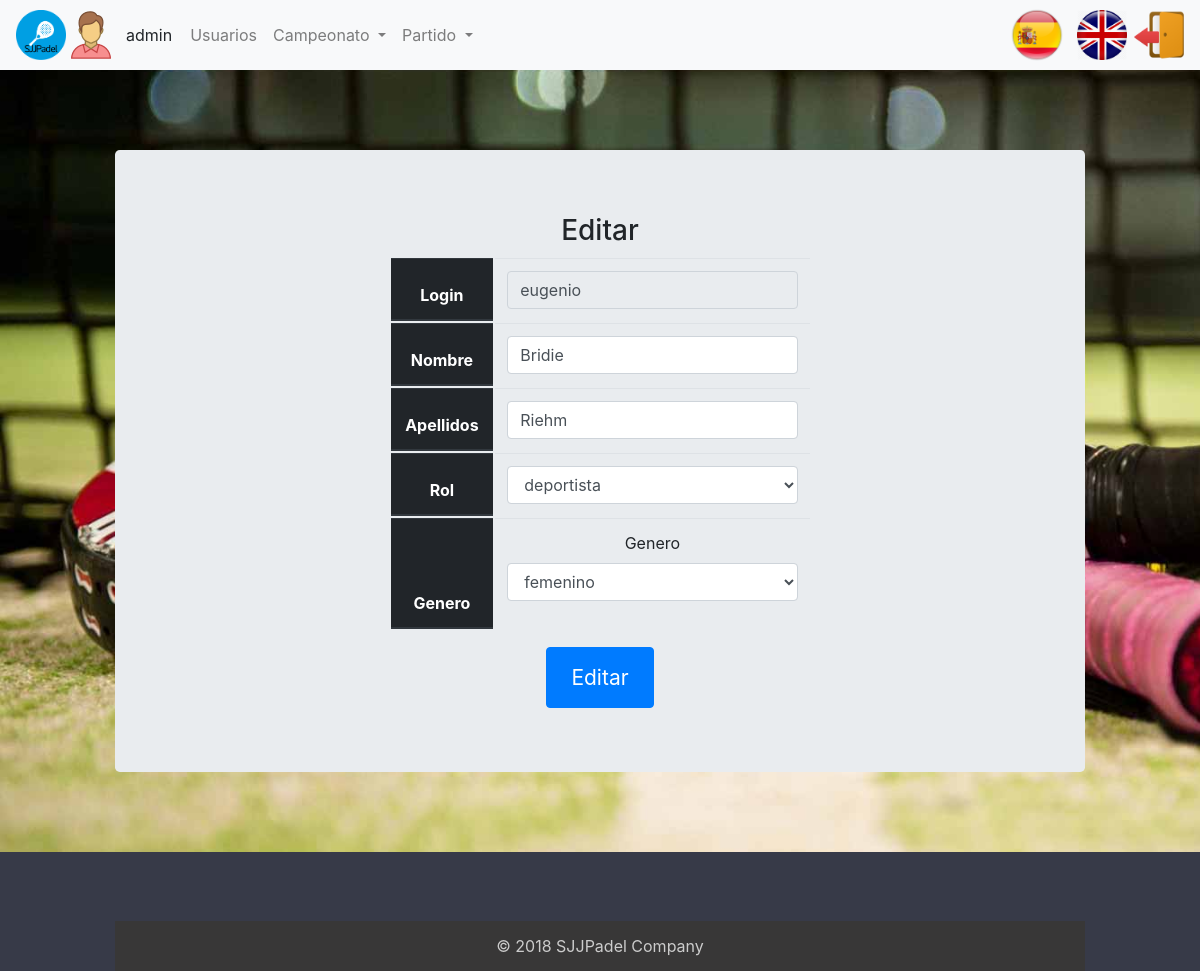
The app's page /index.php?controller=users&action=edit&login=eugenio (signed in), older data.
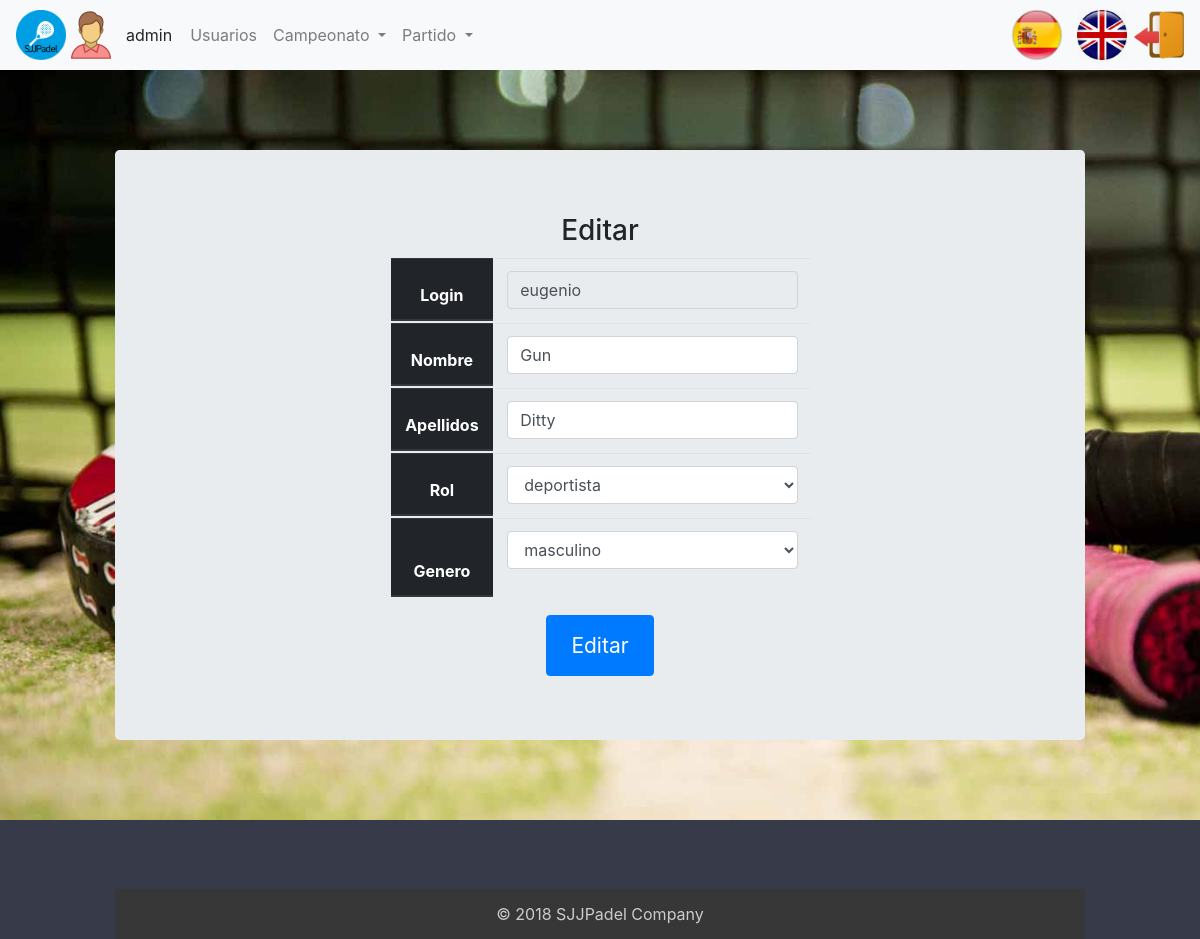
The same page, newer data.
### tables this page shows
CREATE TABLE `usuario` (
  `login` varchar(20) NOT NULL,
  `nombre` varchar(20) NOT NULL,
  `apellidos` varchar(45) DEFAULT NULL,
  `pass` varchar(20) DEFAULT NULL,
  `rol` char(1) DEFAULT NULL,
  `genero` varchar(10) DEFAULT NULL
);

### core/ViewManager.php (called while the page is built, shortened)
<?php
class ViewManager {
	private $variables = array();
	public function setVariable($varname, $value, $flash=false) {
		$this->variables[$varname] = $value;
	}
	public function getVariable($varname, $default=NULL) {
		if (!isset($this->variables[$varname])) {
			return $default;
		}
		return $this->variables[$varname];
	}
	public function render($controller, $viewname) {
		include(__DIR__."/../view/$controller/$viewname.php");
	}
	private static $viewmanager_singleton = NULL;
	public static function getInstance() {
		if (self::$viewmanager_singleton == null) {
			self::$viewmanager_singleton = new ViewManager();
		}
		return self::$viewmanager_singleton;
	}
}

### controller/UsersController.php (called while the page is built, shortened)
<?php
require_once(__DIR__."/../core/ViewManager.php");
require_once(__DIR__."/../core/I18n.php");
require_once(__DIR__."/../model/User.php");
require_once(__DIR__."/../model/UserMapper.php");
class UsersController extends BaseController {
	public function edit(){
		$userMapper = new UserMapper();
		$datos = $userMapper->getDatos($_REQUEST['login']);
		$this->view->setVariable("datosUsuario", $datos);
		$this->view->render("users", "edit");
	}
}

### index.php (called while the page is built, shortened)
<?php
function run() {
	try {
		$controller = loadController($_GET["controller"]);
		$actionName = $_GET["action"];
		$controller->$actionName();
	} catch(Exception $ex) {
		die("An exception occured!!!!!".$ex->getMessage());
	}
}
function loadController($controllerName) {
	return new $controllerClassName();
}
run();
?>

### core/I18n.php (called while the page is built, shortened)
<?php
class I18n {
	private $messages;
	public function setLanguage($language) {
		$this->messages = $i18n_messages;
	}
	public function i18n($key) {
		if (isset($this->messages[$key])){
			return $this->messages[$key];
		}else{
			return $key;
		}
	}
	private static $i18n_singleton = null;
	public static function getInstance() {
		if (self::$i18n_singleton == NULL) {
			self::$i18n_singleton = new I18n();
		}
		return self::$i18n_singleton;
	}
}
function i18n($key) {
	return I18n::getInstance()->i18n($key);
}

### model/User.php (called while the page is built, shortened)
<?php
class User {
	private $login;
	private $username;
	private $surname;
	private $rol;
	private $gender;
	public function __construct($login=NULL,$username=NULL,$surname=NULL,$pass=NULL,$rol=NULL,$gender=NULL) {
		$this->login = $login;
		$this->username = $username;
		$this->surname = $surname;
		$this->rol = $rol;
		$this->gender = $gender;
	}
	public function getLogin() {
		return $this->login;
	}
	public function getUsername() {
		return $this->username;
	}
	public function getSurname() {
		return $this->surname;
	}
	public function getRol() {
		return $this->rol;
	}
	public function getGender() {
		return $this->gender;
	}
}

### model/UserMapper.php (called while the page is built, shortened)
<?php
require_once(__DIR__."/../core/PDOConnection.php");
class UserMapper {
	private $db;
	public function __construct() {
		$this->db = PDOConnection::getInstance();
	}
	public function getDatos($login){
		$stmt = $this->db->prepare("SELECT * FROM usuario where login=?");
		$stmt->execute(array($login));
		$toret_db = $stmt->fetchAll(PDO::FETCH_ASSOC);
		$user = null;
		foreach ($toret_db as $datos) {
			$user = new User(
				$datos['login'],
				$datos['nombre'],
				$datos['apellidos'],
				$datos['pass'],
				$datos['rol'],
				$datos['genero']
			);
		}
		return $user;
	}
}

### core/PDOConnection.php (called while the page is built)
<?php
class PDOConnection {
	private static $dbhost = "localhost";
	private static $dbname = "sjjpadel";
	private static $dbuser = "abp";
	private static $dbpass = "abp";
	private static $db_singleton = null;
	public static function getInstance() {
		if (self::$db_singleton == null) {
			self::$db_singleton = new PDO(
			"mysql:host=".self::$dbhost.";dbname=".self::$dbname.";charset=utf8",
			self::$dbuser,
			self::$dbpass,
			array(
				PDO::ATTR_EMULATE_PREPARES => false,
				PDO::ATTR_ERRMODE => PDO::ERRMODE_EXCEPTION
			)
		);
	}
	return self::$db_singleton;
}
}
?>

### view/users/edit.php (the view, shortened to what the changed rows need)
<?php
require_once(__DIR__."/../../core/ViewManager.php");
$view = ViewManager::getInstance();
$datos = $view->getVariable("datosUsuario");
?>
  <div class="container">
    <div class="row justify-content-center">
      <div class="col-sm-6 col-xs-12">
  <form action="index.php?controller=users&amp;action=edit" method="POST">
    <table class="table">
      <thead class="thead-dark">
        <tr>
          <th>
            <?php echo i18n("Login") ?>
          </th>
          <td>
            <input type="text" class="form-control" name="login" value="<?php echo $datos->getLogin() ?>" readonly="readonly">
          </td>
      </tr>
      <tr>
          <th>
            <?php echo i18n("Name") ?>
          </th>
          <td>
            <input type="text" class="form-control" name="nombre" value="<?php echo $datos->getUserName() ?>">
          </td>
      </tr>
      <tr>
          <th>
            <?php echo i18n("Surname") ?>
          </th>
          <td>
            <input type="text" class="form-control" name="apellidos" value="<?php echo $datos->getSurName() ?>">
          </td>
      </tr>
      <tr>
          <th>
            <?php echo i18n("Rol") ?>
          </th>
          <td>
            <?php if( $datos->getRol() == 'a' ){ ?>
            <div class="form-group">
              <select class="form-control" id="rol" name="rol">
                  <option selected="selected" value="a"><?php echo i18n("admin") ?></option>
                  <option value="e"><?php echo i18n("trainer") ?></option>
                  <option value="d"><?php echo i18n("deportist") ?></option>
              </select>
            </div>
            <?php } else { ?>
              <select class="form-control" id="rol" name="rol">
              </select>
            <?php } ?>
          </td>
      </tr>
      <tr>
          <th>
            <?php echo i18n("Gender") ?>
          </th>
          <td>
          <?php if($datos->getGender() == 'masculino') { ?>
            <div class="form-group">
              <select class="form-control" id="genero" name="genero">
                  <option selected="selected" value="masculino"><?php echo i18n("male") ?></option>
              </select>
            </div>
          <?php } else { ?>
            <div class="form-group">
              <label for="genero" size="1"> <?= i18n("Gender") ?> </label>
              <select class="form-control" id="genero" name="genero">
                  <option selected="selected" value="femenino"><?php echo i18n("female") ?></option>
              </select>
            </div>
          <?php } ?>
          </td>
      </tr>
      </thead>
    </table>
  </form>
</div></div></div>

Row changes from the older to the newer data that the page shows:
changed usuario "eugenio": nombre "Bridie" → "Gun"; apellidos "Riehm" → "Ditty"; genero "femenino" → "masculino" (drawn)
Text that changed along with them:
form field genero: (not shown) → "masculino"
i18n("Gender"): "Genero" → (not shown)
form field genero: "femenino" → (not shown)
